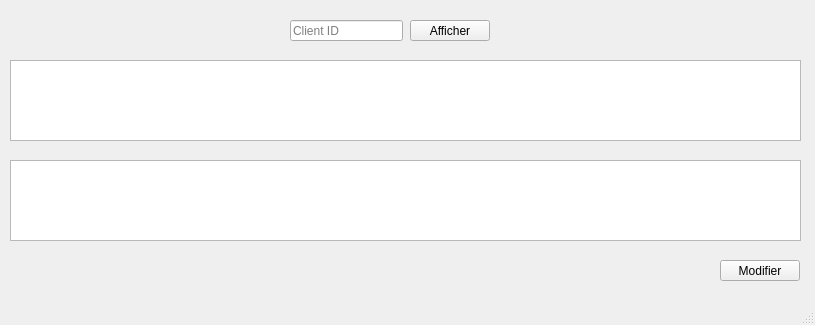
<?xml version="1.0" encoding="UTF-8"?>
<ui version="4.0">
 <class>modifierClient</class>
 <widget class="QMainWindow" name="modifierClient">
  <property name="geometry">
   <rect>
    <x>0</x>
    <y>0</y>
    <width>815</width>
    <height>325</height>
   </rect>
  </property>
  <property name="windowTitle">
   <string>MainWindow</string>
  </property>
  <widget class="QWidget" name="centralwidget">
   <widget class="QTableView" name="tableView">
    <property name="geometry">
     <rect>
      <x>10</x>
      <y>60</y>
      <width>791</width>
      <height>81</height>
     </rect>
    </property>
   </widget>
   <widget class="QLineEdit" name="lineEdit">
    <property name="geometry">
     <rect>
      <x>290</x>
      <y>20</y>
      <width>113</width>
      <height>21</height>
     </rect>
    </property>
    <property name="placeholderText">
     <string>Client ID</string>
    </property>
   </widget>
   <widget class="QPushButton" name="pushButton">
    <property name="geometry">
     <rect>
      <x>410</x>
      <y>20</y>
      <width>80</width>
      <height>21</height>
     </rect>
    </property>
    <property name="text">
     <string>Afficher</string>
    </property>
   </widget>
   <widget class="QTableView" name="tableView_2">
    <property name="geometry">
     <rect>
      <x>10</x>
      <y>160</y>
      <width>791</width>
      <height>81</height>
     </rect>
    </property>
   </widget>
   <widget class="QPushButton" name="pushButton_2">
    <property name="geometry">
     <rect>
      <x>720</x>
      <y>260</y>
      <width>80</width>
      <height>21</height>
     </rect>
    </property>
    <property name="text">
     <string>Modifier</string>
    </property>
   </widget>
  </widget>
  <widget class="QMenuBar" name="menubar">
   <property name="geometry">
    <rect>
     <x>0</x>
     <y>0</y>
     <width>815</width>
     <height>20</height>
    </rect>
   </property>
  </widget>
  <widget class="QStatusBar" name="statusbar"/>
 </widget>
 <resources/>
 <connections/>
</ui>
